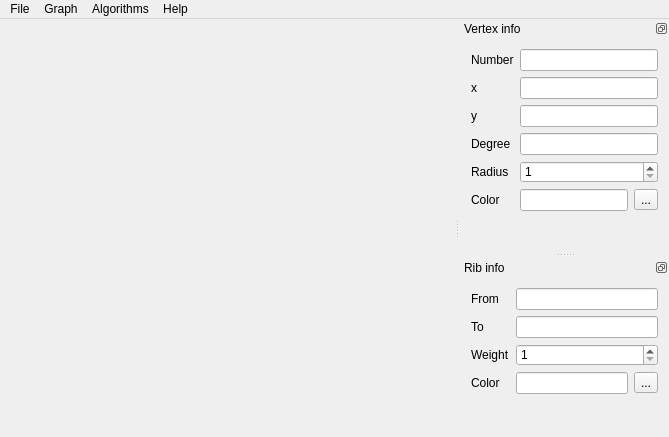
<?xml version="1.0" encoding="UTF-8"?>
<ui version="4.0">
 <class>MainWindow</class>
 <widget class="QMainWindow" name="MainWindow">
  <property name="geometry">
   <rect>
    <x>0</x>
    <y>0</y>
    <width>669</width>
    <height>437</height>
   </rect>
  </property>
  <property name="windowTitle">
   <string>Graph Builder</string>
  </property>
  <property name="windowIcon">
   <iconset resource="Resourses/resourses.qrc">
    <normaloff>:/icons/Main.png</normaloff>:/icons/Main.png</iconset>
  </property>
  <property name="styleSheet">
   <string notr="true">selection-background-color: rgb(0, 144, 0);</string>
  </property>
  <property name="documentMode">
   <bool>true</bool>
  </property>
  <property name="dockOptions">
   <set>QMainWindow::AllowTabbedDocks|QMainWindow::AnimatedDocks|QMainWindow::VerticalTabs</set>
  </property>
  <widget class="QWidget" name="centralWidget"/>
  <widget class="QMenuBar" name="menuBar">
   <property name="geometry">
    <rect>
     <x>0</x>
     <y>0</y>
     <width>669</width>
     <height>22</height>
    </rect>
   </property>
   <widget class="QMenu" name="menuFile">
    <property name="title">
     <string>File</string>
    </property>
    <addaction name="actionOpen"/>
    <addaction name="actionSave"/>
    <addaction name="actionSave_As"/>
    <addaction name="separator"/>
    <addaction name="actionOptions"/>
    <addaction name="separator"/>
    <addaction name="actionQuit"/>
   </widget>
   <widget class="QMenu" name="menuAbout">
    <property name="title">
     <string>Help</string>
    </property>
    <addaction name="actionAbout"/>
    <addaction name="actionAbout_Qt"/>
   </widget>
   <widget class="QMenu" name="menuGraph">
    <property name="title">
     <string>Graph</string>
    </property>
    <addaction name="actionDock_visible"/>
    <addaction name="actionRib_info"/>
    <addaction name="separator"/>
    <addaction name="actionOriented"/>
    <addaction name="actionClear"/>
   </widget>
   <widget class="QMenu" name="menuAlgorithms">
    <property name="title">
     <string>Algorithms</string>
    </property>
    <widget class="QMenu" name="menuChange_algorithm">
     <property name="title">
      <string>Change algorithm</string>
     </property>
     <addaction name="actionBFS"/>
     <addaction name="actionDFS"/>
     <addaction name="actionDijkstra"/>
     <addaction name="actionMinOstP"/>
     <addaction name="actionMinOstK"/>
    </widget>
    <addaction name="actionRun_algorithm"/>
    <addaction name="menuChange_algorithm"/>
   </widget>
   <addaction name="menuFile"/>
   <addaction name="menuGraph"/>
   <addaction name="menuAlgorithms"/>
   <addaction name="menuAbout"/>
  </widget>
  <widget class="QDockWidget" name="VertexDockWidget">
   <property name="features">
    <set>QDockWidget::DockWidgetFloatable|QDockWidget::DockWidgetMovable</set>
   </property>
   <property name="windowTitle">
    <string>Vertex info</string>
   </property>
   <attribute name="dockWidgetArea">
    <number>2</number>
   </attribute>
   <widget class="QWidget" name="dockWidgetContents">
    <layout class="QGridLayout" name="gridLayout">
     <item row="2" column="1">
      <widget class="QLineEdit" name="VYLineEdit">
       <property name="readOnly">
        <bool>true</bool>
       </property>
      </widget>
     </item>
     <item row="4" column="1">
      <widget class="QSpinBox" name="VRadiusSpinBox">
       <property name="minimum">
        <number>1</number>
       </property>
       <property name="maximum">
        <number>1000</number>
       </property>
      </widget>
     </item>
     <item row="0" column="0">
      <widget class="QLabel" name="label">
       <property name="text">
        <string>Number</string>
       </property>
      </widget>
     </item>
     <item row="1" column="1">
      <widget class="QLineEdit" name="VXLineEdit">
       <property name="readOnly">
        <bool>true</bool>
       </property>
      </widget>
     </item>
     <item row="2" column="0">
      <widget class="QLabel" name="label_3">
       <property name="text">
        <string>y</string>
       </property>
      </widget>
     </item>
     <item row="4" column="0">
      <widget class="QLabel" name="label_4">
       <property name="text">
        <string>Radius</string>
       </property>
      </widget>
     </item>
     <item row="6" column="1">
      <layout class="QHBoxLayout" name="horizontalLayout">
       <item>
        <widget class="QLineEdit" name="VColorLineEdit">
         <property name="readOnly">
          <bool>true</bool>
         </property>
        </widget>
       </item>
       <item>
        <widget class="QToolButton" name="VColorToolButton">
         <property name="text">
          <string>...</string>
         </property>
        </widget>
       </item>
      </layout>
     </item>
     <item row="7" column="1">
      <spacer name="verticalSpacer">
       <property name="orientation">
        <enum>Qt::Vertical</enum>
       </property>
       <property name="sizeHint" stdset="0">
        <size>
         <width>20</width>
         <height>40</height>
        </size>
       </property>
      </spacer>
     </item>
     <item row="0" column="1">
      <widget class="QLineEdit" name="VNumberLineEdit">
       <property name="readOnly">
        <bool>true</bool>
       </property>
      </widget>
     </item>
     <item row="1" column="0">
      <widget class="QLabel" name="label_2">
       <property name="text">
        <string>x</string>
       </property>
      </widget>
     </item>
     <item row="6" column="0">
      <widget class="QLabel" name="label_6">
       <property name="text">
        <string>Color</string>
       </property>
      </widget>
     </item>
     <item row="3" column="1">
      <widget class="QLineEdit" name="VDegreeLineEdit">
       <property name="readOnly">
        <bool>true</bool>
       </property>
      </widget>
     </item>
     <item row="3" column="0">
      <widget class="QLabel" name="label_5">
       <property name="text">
        <string>Degree</string>
       </property>
      </widget>
     </item>
    </layout>
   </widget>
  </widget>
  <widget class="QDockWidget" name="RibDockWidget">
   <property name="features">
    <set>QDockWidget::DockWidgetFloatable|QDockWidget::DockWidgetMovable</set>
   </property>
   <property name="windowTitle">
    <string>Rib info</string>
   </property>
   <attribute name="dockWidgetArea">
    <number>2</number>
   </attribute>
   <widget class="QWidget" name="dockWidgetContents_2">
    <layout class="QGridLayout" name="gridLayout_2">
     <item row="1" column="0">
      <widget class="QLabel" name="label_8">
       <property name="text">
        <string>To</string>
       </property>
      </widget>
     </item>
     <item row="1" column="1">
      <widget class="QLineEdit" name="RToLineEdit"/>
     </item>
     <item row="2" column="0">
      <widget class="QLabel" name="label_9">
       <property name="text">
        <string>Weight</string>
       </property>
      </widget>
     </item>
     <item row="2" column="1">
      <widget class="QSpinBox" name="RWeightSpinBox">
       <property name="minimum">
        <number>1</number>
       </property>
       <property name="maximum">
        <number>1000</number>
       </property>
      </widget>
     </item>
     <item row="3" column="0">
      <widget class="QLabel" name="label_10">
       <property name="text">
        <string>Color</string>
       </property>
      </widget>
     </item>
     <item row="3" column="1">
      <layout class="QHBoxLayout" name="horizontalLayout_2">
       <item>
        <widget class="QLineEdit" name="RColorLineEdit"/>
       </item>
       <item>
        <widget class="QToolButton" name="RColorToolButton">
         <property name="text">
          <string>...</string>
         </property>
        </widget>
       </item>
      </layout>
     </item>
     <item row="0" column="0">
      <widget class="QLabel" name="label_7">
       <property name="text">
        <string>From</string>
       </property>
      </widget>
     </item>
     <item row="0" column="1">
      <widget class="QLineEdit" name="RFromLineEdit"/>
     </item>
     <item row="4" column="1">
      <spacer name="verticalSpacer_2">
       <property name="orientation">
        <enum>Qt::Vertical</enum>
       </property>
       <property name="sizeHint" stdset="0">
        <size>
         <width>20</width>
         <height>40</height>
        </size>
       </property>
      </spacer>
     </item>
    </layout>
   </widget>
  </widget>
  <action name="actionQuit">
   <property name="text">
    <string>Quit</string>
   </property>
   <property name="menuRole">
    <enum>QAction::QuitRole</enum>
   </property>
  </action>
  <action name="actionOpen">
   <property name="icon">
    <iconset resource="Resourses/resourses.qrc">
     <normaloff>:/functional/Open.png</normaloff>:/functional/Open.png</iconset>
   </property>
   <property name="text">
    <string>Open</string>
   </property>
   <property name="shortcut">
    <string>Ctrl+O</string>
   </property>
  </action>
  <action name="actionSave">
   <property name="icon">
    <iconset resource="Resourses/resourses.qrc">
     <normaloff>:/functional/Save.png</normaloff>:/functional/Save.png</iconset>
   </property>
   <property name="text">
    <string>Save</string>
   </property>
   <property name="shortcut">
    <string>Ctrl+S</string>
   </property>
  </action>
  <action name="actionSave_As">
   <property name="icon">
    <iconset resource="Resourses/resourses.qrc">
     <normaloff>:/functional/Save.png</normaloff>:/functional/Save.png</iconset>
   </property>
   <property name="text">
    <string>Save As</string>
   </property>
  </action>
  <action name="actionAbout">
   <property name="text">
    <string>About</string>
   </property>
   <property name="menuRole">
    <enum>QAction::AboutRole</enum>
   </property>
  </action>
  <action name="actionAbout_Qt">
   <property name="text">
    <string>About Qt</string>
   </property>
   <property name="menuRole">
    <enum>QAction::AboutQtRole</enum>
   </property>
  </action>
  <action name="actionOptions">
   <property name="icon">
    <iconset resource="Resourses/resourses.qrc">
     <normaloff>:/functional/Properties.png</normaloff>:/functional/Properties.png</iconset>
   </property>
   <property name="text">
    <string>Options</string>
   </property>
   <property name="shortcut">
    <string>Ctrl+P</string>
   </property>
   <property name="menuRole">
    <enum>QAction::PreferencesRole</enum>
   </property>
  </action>
  <action name="actionDock_visible">
   <property name="checkable">
    <bool>true</bool>
   </property>
   <property name="text">
    <string>Vertex info</string>
   </property>
  </action>
  <action name="actionRun_algorithm">
   <property name="text">
    <string>Run algorithm</string>
   </property>
   <property name="shortcut">
    <string>Ctrl+R</string>
   </property>
  </action>
  <action name="actionClear">
   <property name="text">
    <string>Clear</string>
   </property>
  </action>
  <action name="actionOriented">
   <property name="checkable">
    <bool>true</bool>
   </property>
   <property name="text">
    <string>Oriented</string>
   </property>
  </action>
  <action name="actionRib_info">
   <property name="checkable">
    <bool>true</bool>
   </property>
   <property name="text">
    <string>Rib info</string>
   </property>
  </action>
  <action name="actionBFS">
   <property name="checkable">
    <bool>true</bool>
   </property>
   <property name="text">
    <string>BFS</string>
   </property>
  </action>
  <action name="actionDFS">
   <property name="checkable">
    <bool>true</bool>
   </property>
   <property name="text">
    <string>DFS</string>
   </property>
  </action>
  <action name="actionDijkstra">
   <property name="checkable">
    <bool>true</bool>
   </property>
   <property name="text">
    <string>Dijkstra</string>
   </property>
  </action>
  <action name="actionMinOstP">
   <property name="checkable">
    <bool>true</bool>
   </property>
   <property name="text">
    <string>Minimum spanning tree (Prim)</string>
   </property>
  </action>
  <action name="actionMinOstK">
   <property name="checkable">
    <bool>true</bool>
   </property>
   <property name="text">
    <string>Minimum spanning tree (Kruskal)</string>
   </property>
  </action>
 </widget>
 <layoutdefault spacing="6" margin="11"/>
 <resources>
  <include location="Resourses/resourses.qrc"/>
 </resources>
 <connections>
  <connection>
   <sender>actionQuit</sender>
   <signal>triggered()</signal>
   <receiver>MainWindow</receiver>
   <slot>close()</slot>
   <hints>
    <hint type="sourcelabel">
     <x>-1</x>
     <y>-1</y>
    </hint>
    <hint type="destinationlabel">
     <x>218</x>
     <y>168</y>
    </hint>
   </hints>
  </connection>
 </connections>
</ui>
